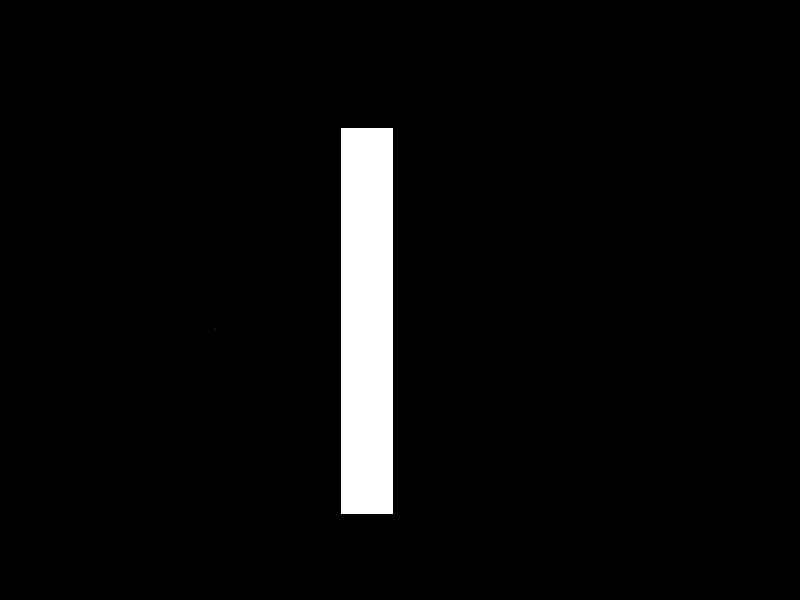
%> input picture FFT test/balk.png, 800 x 600 px
$ octave Main2.m   (GNU Octave 9; MATLAB toolbox functions it lacks are replaced by stand-ins)
%> lines starting %> are read from the running program, lines starting %| are printed output that depends on the picture
clear all
clc

im=imread('balk.png');
%> im: size 600x800 uint8; min 0, max 4, mean 0.167
figure(1)
imshow(im)
title('Original image');

F = fft2(double(im));

F = fftshift(F);

S = abs(F);
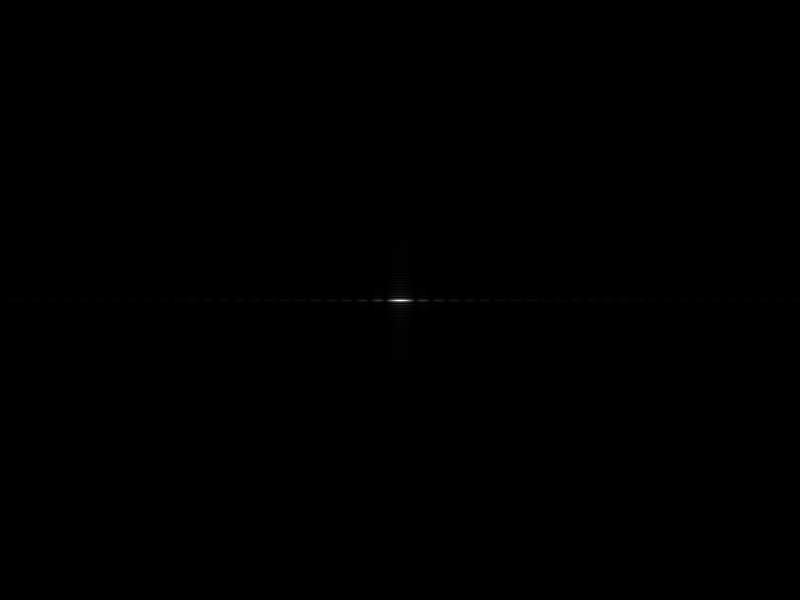
%> S: size 600x800 double; min 0, max 80294, mean 36.9; drawn with min black and max white

figure(2)
imshow(S,[]);
title('Fourier image');

I = ifft2(S);
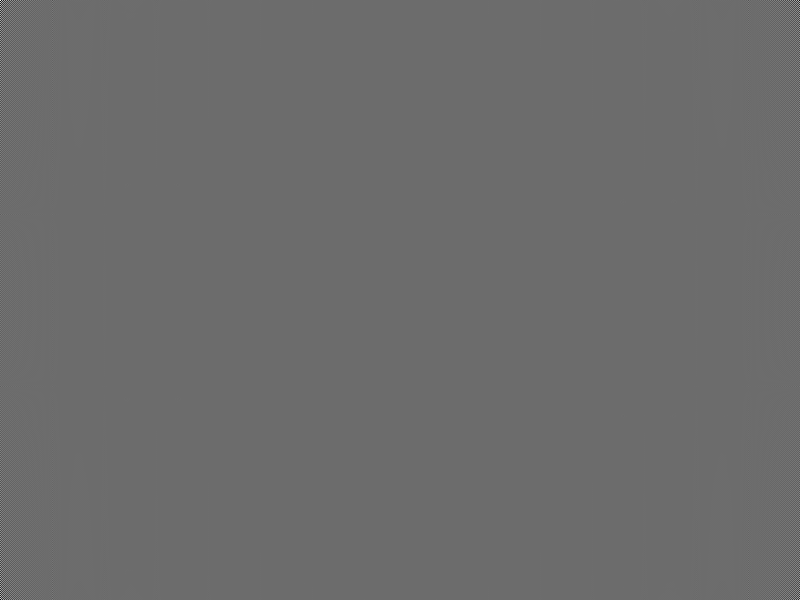
%> I: size 600x800 double; min -27.43, max 36.9, mean 0; drawn with min black and max white

figure(3)
imshow(I)
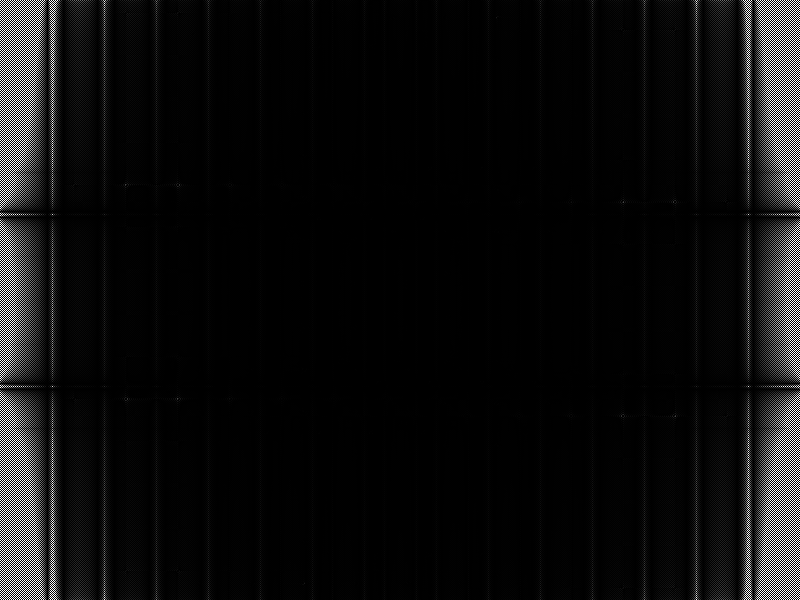
%> displayed picture: size 600x800, on the screen's scale of 0 to 255; min 0, max 255, mean 13.8
